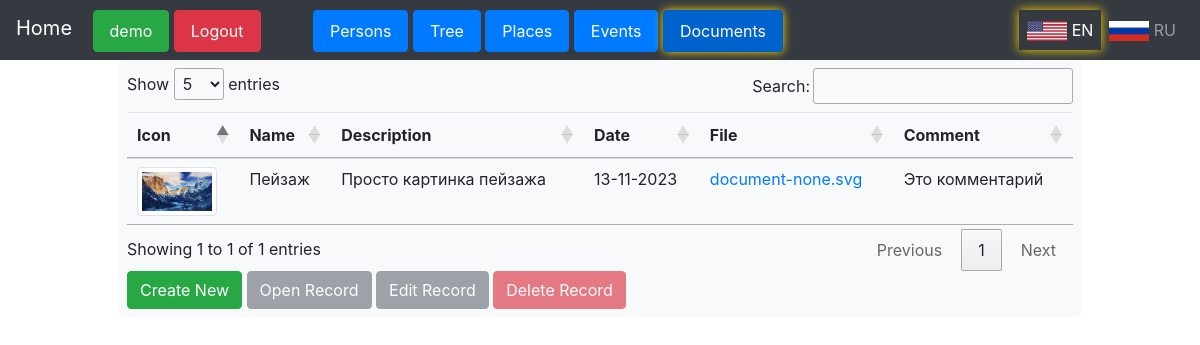
The page /documents/user/demo/documents (signed in) on the database its author committed.
### treeflaskapp/models.py (models this page shows)
class Document(db.Model):
    id = db.Column(db.Integer, primary_key=True)
    user_id = db.Column(db.Integer, db.ForeignKey('user.id'), nullable=False)
    name = db.Column(db.String(150), nullable=False)
    description = db.Column(db.String(500), nullable=True)
    date = db.Column(db.Date, nullable=True)
    comment = db.Column(db.String(500), nullable=True)
    icon = db.Column(db.String(150), nullable=True)
    files = db.relationship('File', backref='document', lazy=True)

class File(db.Model):
    id = db.Column(db.Integer, primary_key=True)
    file_path = db.Column(db.String(150), nullable=True)
    document_id = db.Column(db.Integer, db.ForeignKey('document.id'), nullable=False)

### treeflaskapp/blueprint_documents.py (the view)
@documents.route('/user/<username>/documents')
@login_required
def documents_view(username):
    if username == current_user.username:
        documents = Document.query.filter_by(user_id=current_user.id).all()
        form = DocumentForm(user_language=g.user_language)  # create an instance of your DocumentForm
        file_form = FileForm(user_language=g.user_language)  # create an instance of your FileForm
        return render_template('documents.html', documents=documents, form=form, file_form=file_form)
    else:
        return "Unauthorized", 403

### treeflaskapp/forms.py
class FileForm(FlaskForm):
    file_path = FileField('File', validators=[Optional()])
    submit = SubmitField()
    def __init__(self, user_language='en', *args, **kwargs):
        super().__init__(*args, **kwargs)
        self.user_language = user_language
        self.file_path.label.text = self.translate('File')
        self.submit.label.text = self.translate('Submit')
    def translate(self, text):
        translations = {
            'en': {'File': 'File', 'Submit': 'Submit', 'This field is required.': 'This field is required.'},
            'ru': {'File': 'Файл', 'Submit': 'Отправить', 'This field is required.': 'Это поле обязательно для заполнения.'}
        }
        return translations.get(self.user_language, {}).get(text, text)

### treeflaskapp/__init__.py (called while the page is built)
@app.before_request
def before_request():
    g.user_language = session.get('user_language')
    if g.user_language not in ['en', 'ru']:
        g.user_language = 'en'  # default to English if no valid language is set in session

### treeflaskapp/forms.py (called while the page is built)
    def translate(self, text):
        translations = {
            'en': {'Name': 'Name', 'Description': 'Description', 'Date': 'Date', 'Comment': 'Comment', 'Icon': 'Icon', 'Submit': 'Submit', 'This field is required.': 'This field is required.'},
            'ru': {'Name': 'Название', 'Description': 'Описание', 'Date': 'Дата', 'Comment': 'Комментарий', 'Icon': 'Иконка', 'Submit': 'Отправить', 'This field is required.': 'Это поле обязательно для заполнения.'}
        }
        return translations.get(self.user_language, {}).get(text, text)

### treeflaskapp/routes.py (called while the page is built)
@login_manager.user_loader
def load_user(user_id):
    return User.query.get(int(user_id))

@app.before_request
def before_request():
    g.user_language = session.get('user_language', 'en')

### treeflaskapp/templates/documents.html (shortened to what this page needs)
{% extends "user_panel.html" %}
{% block content %}
<div class="container">
    <div class="form-container bg-light p-2 rounded">
        {% if documents %}
        <table id="myTable" class="table">
            <thead>
                <tr>
                    <th>{{ form.icon.label.text }}</th>
                    <th>{{ form.name.label.text }}</th>
                    <th>{{ form.description.label.text }}</th>
                    <th>{{ form.date.label.text }}</th>
                    <th>{{ file_form.file_path.label.text }}</th>
                    <th>{{ form.comment.label.text }}</th>
                </tr>
            </thead>
            <tbody>
                {% for document in documents %}
                <tr data-id="{{ document.id }}">
                    <td>
                        {% if document.icon %}
                            <img src="{{ url_for('static', filename=document.icon) }}"
                                 alt="Icon photo" class="img-thumbnail" style="width: 100%; min-width: 5.0em; max-width: 5.0em; height: auto; object-fit: cover;">
                        {% else %}
                            <img src="{{ url_for('static', filename='images/document-none.svg') }}"
                                 alt="Icon photo" class="img-thumbnail" style="width: 100%; min-width: 5.0em; max-width: 5.0em; height: auto; object-fit: cover;">
                        {% endif %}
                    </td>
                    <td>{{ document.name }}</td>
                    <td>{{ document.description }}</td>
                    <td>{{ document.date.strftime('%d-%m-%Y') if document.date is not none else '' }}</td>
                    <td>
                        {% for file in document.files %}
                            {% if file.file_path %}
                                <a href="{{ url_for('static', filename=file.file_path) }}" target="_blank">{{ file.file_path.split('/')[-1] }}</a>
                                <br>
                            {% endif %}
                        {% else %}
                            {{ 'No data' if g.user_language == 'en' else 'Нет данных' }}
                        {% endfor %}
                    </td>
                    <td>{{ document.comment }}</td>
                </tr>
                {% endfor %}
            </tbody>
        </table>
        <button id="createBtn" class="btn btn-success" onclick="window.location.href='{{ url_for('documents.create_document', username=session['username']) }}'">
            {{ 'Create New' if g.user_language == 'en' else 'Создать новую' }}
        </button>
        <button id="openBtn" class="btn btn-secondary" disabled onclick="editDocument()">{% if g.user_language == 'en' %}Open Record{% elif g.user_language == 'ru' %}Открыть запись{% endif %}</button>
        <button id="editBtn" class="btn btn-secondary" disabled onclick="editDocument()">{% if g.user_language == 'en' %}Edit Record{% elif g.user_language == 'ru' %}Редактировать запись{% endif %}</button>
        <button id="deleteBtn" class="btn btn-danger" disabled onclick="deleteDocument()">{% if g.user_language == 'en' %}Delete Record{% elif g.user_language == 'ru' %}Удалить запись{% endif %}</button>
    {% endif %}
    </div>
</div>
<link rel="stylesheet" type="text/css" href="https://cdn.datatables.net/1.10.25/css/jquery.dataTables.min.css">
{% endblock %}

### rows shown on the page
Document: icon (picture), name "Пейзаж", description "Просто картинка пейзажа", date "13-11-2023", comment "Это комментарий"
File: file_path "document-none.svg"

### other values the page prints
{{ session['username'] }} "demo"
{{ file_form.file_path.label.text }} "File"
{{ 'Create New' if g.user_language == 'en' else 'Создать новую' }} "Create New"
